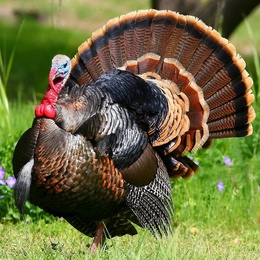
%> input picture matim/square.jpg, 260 x 260 px, shrunk from 1024 x 1024 before the run
$ octave fuck_if_I_know.m   (GNU Octave 9; MATLAB toolbox functions it lacks are replaced by stand-ins)
%> lines starting %> are read from the running program, lines starting %| are printed output that depends on the picture
% Name: Jack Goldrick
% Date: 7/2/23

%% Housekeeping

clc
clear
close all;

%% Import Images datasets

X = imread('square.jpg');
%> X is the input picture: size 260x260x3 uint8; mean R, G, B 108.4, 107.3, 64.1
Y = imread('squareedita.jpg');
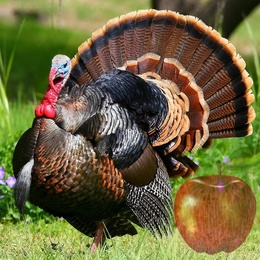
%> input picture matim/squareedita.jpg, 260 x 260 px, shrunk from 1024 x 1024 before the run
%> Y is the input picture: size 260x260x3 uint8; mean R, G, B 109, 101, 62.1

% [4 lines of commented-out code are left out]

    %% Separate RGB
    XR = X(:,:,1);
    XG = X(:,:,2);
    XB = X(:,:,3);

    YR = Y(:,:,1);
    YG = Y(:,:,2);
    YB = Y(:,:,3);
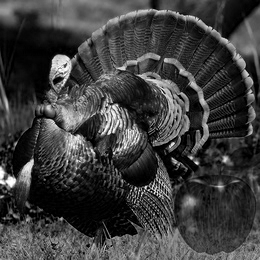
%> YB: size 260x260 uint8; min 0, max 255, mean 62.1

    %% Create Greyscale
    Xg = rgb2gray(X);
    Yg = rgb2gray(Y);
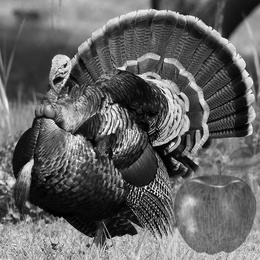
%> Yg: size 260x260 uint8; min 0, max 255, mean 99

    %% Normalize
    Xgray = double(Xg)/255;
    Ygray = double(Yg)/255;

    XR = double(XR)/255;
%> XR: size 260x260 double
    XG = double(XG)/255;
%> XG: size 260x260 double
    XB = double(XB)/255;
%> XB: size 260x260 double

    YR = double(YR)/255;
%> YR: size 260x260 double
    YG = double(YG)/255;
%> YG: size 260x260 double
    YB = double(YB)/255;
%> YB: size 260x260 double

    %% Size Check
    [Xm,Xn] = size(Xgray);
%> Xm = 260; Xn = 260
    [Ym,Yn] = size(Ygray);
%> Ym = 260; Yn = 260


    Xg_n120 = Xgray-120;
    Yg_n120 = Ygray-120;

% [13 lines of commented-out code are left out]

if (Xm ~= Xn && Ym ~= Yn)

    Xds = transpose(Xgray)*(Xgray);
    Yds = transpose(Ygray)*(Ygray);

    [Xds_v,Xds_e] = eig(X_ds,"matrix");
    [Yds_v,Yds_e] = eig(Y_ds,"matrix");

else
    %% Eigen Decomp of Grey Image and Channels
    [Xgray_v,Xgray_e] = eig(Xgray,"matrix");
    [Ygray_v,Ygray_e] = eig(Ygray,"matrix");

    [XR_v,XR_e] = eig(XR,"vector");
    [XG_v,XG_e] = eig(XG,"vector");
    [XB_v,XB_e] = eig(XB,"vector");

    [YR_v,YR_e] = eig(YR,"vector");
    [YG_v,YG_e] = eig(YG,"vector");
    [YB_v,YB_e] = eig(YB,"vector");


    %% Pixel Variance
    CompXY = abs(Xgray - Ygray);
    CompXYR = abs(XR - YR);
    CompXYG = abs(XG - YG);
    CompXYB = abs(XB - YB);


    %% gram matrix
    Xgram = transpose(Xgray)*(Xgray);
    XgramR = transpose(XR) * XR;
    XgramG = transpose(XG) * XG;
    XgramB = transpose(XB) * XB;

    Ygram = transpose(Ygray)*(Ygray);
    YgramR = transpose(YR) * YR;
    YgramG = transpose(YG) * YG;
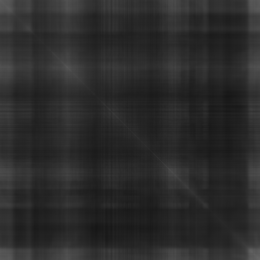
%> YgramG: size 260x260 double; min 22.21, max 102.5, mean 44
    YgramB = transpose(YB) * YB;

    CompGram = transpose(CompXY) * CompXY;
    CompGramR = transpose(CompXYR) * CompXYR;
    CompGramG = transpose(CompXYG) * CompXYG;
    CompGramB = transpose(CompXYB) * CompXYB;
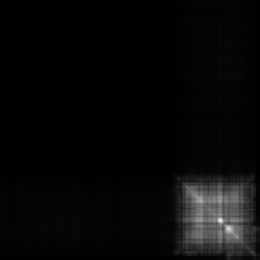
%> CompGramB: size 260x260 double; min 0.00275, max 3.18, mean 0.113; drawn with min black and max white

    %% inner product comparison

    XYin = transpose(Xgray)*(Ygray);
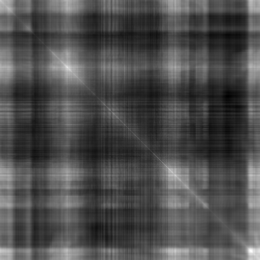
%> XYin: size 260x260 double; min 22.57, max 90.11, mean 43.3; drawn with min black and max white


    %% Eigen the shit out of gram

    [XYin_v,XYin_e] = eig(XYin,"matrix");

    [Xgram_v,Xgram_e] = eig(Xgram,"matrix");
    [XgramR_v,XgramR_e] = eig(XgramR,"vector");
%> XgramR_e = 260 values from 1.19e-07 to 13205.4
    [XgramG_v,XgramG_e] = eig(XgramG,"vector");
%> XgramG_e = 260 values from 2.16e-06 to 13206.4
    [XgramB_v,XgramB_e] = eig(XgramB,"vector");
%> XgramB_e = 260 values from 3.38e-07 to 4818.5

    [Ygram_v,Ygram_e] = eig(Ygram,"matrix");
    [YgramR_v,YgramR_e] = eig(YgramR,"vector");
%> YgramR_e = 260 values from 2.75e-07 to 13269.2
    [YgramG_v,YgramG_e] = eig(YgramG,"vector");
%> YgramG_e = 260 values from 7.1e-07 to 11736.7
    [YgramB_v,YgramB_e] = eig(YgramB,"vector");
%> YgramB_e = 260 values from 6.94e-07 to 4590.7

    [CompGram_v,CompGram_e] = eig(CompGram,"matrix");
    [CompGramR_v,CompGramR_e] = eig(CompGramR,"vector");
%> CompGramR_e = 260 values from 2.79e-08 to 63.79
    [CompGramG_v,CompGramG_e] = eig(CompGramG,"vector");
%> CompGramG_e = 260 values from 8.83e-08 to 464.7
    [CompGramB_v,CompGramB_e] = eig(CompGramB,"vector");
%> CompGramB_e = 260 values from 1.44e-08 to 80.01


end

%% Channel Eigen Superposition
XgsRGBe = [XgramR_e,XgramG_e,XgramB_e];
%> XgsRGBe = 260 rows, first 12: [1.19e-07 2.16e-06 3.38e-07; 3.44e-06 7.75e-06 4.13e-06; 1.72e-05 8.88e-06 2.19e-05; 3.77e-05 2.49e-05 6.58e-05; 0.000146 6.33e-05 9.47e-05; 0.000175 8.64e-05 0.00022; 0.000342 0.000185 0.000283; 0.000446 0.000331 0.000317; 0.000462 0.000402 0.000435; 0.000543 0.000444 0.000594; 0.000633 0.000563 0.000696; 0.00079 0.000661 0.000786]
YgsRGBe = [YgramR_e,YgramG_e,YgramB_e];
%> YgsRGBe = 260 rows, first 12: [2.75e-07 7.1e-07 6.94e-07; 1.71e-06 9.57e-06 1.1e-05; 6.84e-06 1.37e-05 1.73e-05; 3.79e-05 3.01e-05 3.78e-05; 9.77e-05 6.67e-05 7.3e-05; 0.000122 8.28e-05 0.00016; 0.000273 0.000276 0.000174; 0.00034 0.000283 0.000255; 0.000432 0.000416 0.000409; 0.000556 0.000516 0.000574; 0.000599 0.000679 0.000728; 0.000906 0.000877 0.000832]
CGsRGBe = [CompGramR_e,CompGramG_e,CompGramB_e];
%> CGsRGBe = 260 rows, first 12: [2.79e-08 8.83e-08 1.44e-08; 2.33e-07 4.76e-07 4.8e-07; 1.04e-06 6.5e-07 2.69e-06; 1.64e-06 1.52e-06 3.7e-06; 2.48e-06 2.19e-06 4.85e-06; 4.43e-06 2.54e-06 6.65e-06; 5.68e-06 3.42e-06 9.44e-06; 7.22e-06 6.98e-06 1.47e-05; 8.34e-06 7.92e-06 1.61e-05; 1.26e-05 9.5e-06 1.86e-05; 1.48e-05 1.49e-05 2.04e-05; 1.75e-05 1.64e-05 2.6e-05]

%% Grammian Superposition
XgsRGBeGram = transpose(XgsRGBe) * XgsRGBe;
%> XgsRGBeGram = [175259809.4 175376021.9 64132085.9; 175376021.9 175596494.1 64205741.4; 64132085.9 64205741.4 23509605.3]
YgsRGBeGram = transpose(YgsRGBe) * YgsRGBe;
%> YgsRGBeGram = [177097659.7 156511988.8 61407672.2; 156511988.8 138351688 54258650.3; 61407672.2 54258650.3 21316881.6]
CGsRGBeGram = transpose(CGsRGBe) * CGsRGBe;
%> CGsRGBeGram = [4237.9 30081.4 5261.4; 30081.4 217089 37588.2; 5261.4 37588.2 6560.4]


%% Singular Values of Eigen Superposition
[XgsRGBeGram_v,XgsRGBeGram_e] = eig(XgsRGBeGram,"matrix");
%> XgsRGBeGram_v = [-0.0721 0.726 0.684; 0.405 -0.606 0.685; -0.911 -0.327 0.25]; XgsRGBeGram_e = [29016.5 0 0; 0 55008.4 0; 0 0 374281884]
[YgsRGBeGram_v,YgsRGBeGram_e] = eig(YgsRGBeGram,"matrix");
%> YgsRGBeGram_v = [0.651 -0.226 0.725; -0.518 0.566 0.641; -0.555 -0.793 0.251]; YgsRGBeGram_e = [9800.6 0 0; 0 35489.8 0; 0 0 336720938.9]
[CGsRGBeGram_v,CGsRGBeGram_e] = eig(CGsRGBeGram,"matrix");
%> CGsRGBeGram_v = [0.646 0.751 0.135; 0.0424 -0.212 0.976; -0.762 0.625 0.169]; CGsRGBeGram_e = [7.23 0 0; 0 109.3 0; 0 0 227770.8]


%% Values

ResXYX_e = abs(XYin_e - Xgram_e);
ResXYY_e = abs(XYin_e - Ygram_e);
DiffG_e = abs (Xgram_e - Ygram_e);


%% Vectors

ResXYX_v = abs(XYin_v - Xgram_v);
ResXYY_v = abs(XYin_v - Ygram_v);
ResXY_v = abs(Xgram_v - Ygram_v);

%% RMS Average
rms_XG_e = sqrt(trace(Xgram_e* Xgram_e)/rank(Xgram_e));
%> rms_XG_e = 741.4
rms_YG_e = sqrt(trace(Ygram_e * Ygram_e)/rank(Ygram_e));
%> rms_YG_e = 687.9
rms_XYD_e = sqrt(trace(DiffG_e * DiffG_e)/rank(DiffG_e));
%> rms_XYD_e = 54.83
rms_IN_e = sqrt(trace(XYin_e * conj(XYin_e))/rank(XYin_e));
%> rms_IN_e = 711.6
rms_CompGram_e = sqrt(trace(CompGram_e * CompGram_e)/rank(CompGram_e));
%> rms_CompGram_e = 11.47
rms_XgsRGBeGram_e = sqrt(trace(XgsRGBeGram_e)/rank(XgsRGBeGram_e));
%> rms_XgsRGBeGram_e = 11170.9
rms_YgsRGBeGram_e = sqrt(trace(YgsRGBeGram_e)/rank(YgsRGBeGram_e));
%> rms_YgsRGBeGram_e = 10595.1
rms_CGsRGBeGram_e = sqrt(trace(CGsRGBeGram_e)/rank(CGsRGBeGram_e));
%> rms_CGsRGBeGram_e = 275.6

% Variance
Xgram_ed = abs(Xgram_e - rms_XG_e);
Ygram_ed = abs(Ygram_e - rms_YG_e);
DiffG_ed = abs(DiffG_e - rms_XYD_e);
XYin_ed = abs(XYin_e - rms_IN_e);
CompGram_ed = abs(CompGram_e - rms_CompGram_e);
XgsRGBeGram_ed = abs(sqrtm(XgsRGBeGram_e) - rms_XgsRGBeGram_e);
%> XgsRGBeGram_ed = [11000.5 11170.9 11170.9; 11170.9 10936.3 11170.9; 11170.9 11170.9 8175.5]
YgsRGBeGram_ed = abs(sqrtm(YgsRGBeGram_e) - rms_YgsRGBeGram_e);
%> YgsRGBeGram_ed = [10496.1 10595.1 10595.1; 10595.1 10406.7 10595.1; 10595.1 10595.1 7754.9]
CGsRGBeGram_ed = abs(sqrtm(CGsRGBeGram_e) - rms_CGsRGBeGram_e);
%> CGsRGBeGram_ed = [272.9 275.6 275.6; 275.6 265.2 275.6; 275.6 275.6 201.6]

rxged = rank(Xgram_ed);
%> rxged = 260
rxge = rank(Xgram_e);
%> rxge = 260
rxgv = rank(Xgram_v);
%> rxgv = 260

ryged = rank(Ygram_ed);
%> ryged = 260
ryge = rank(Ygram_e);
%> ryge = 260
rygv = rank(Ygram_v);
%> rygv = 260

rdifed = rank(DiffG_ed);
%> rdifed = 260
rdife = rank(DiffG_e);
%> rdife = 260
%rdifv = rank(DiffG_v);

rined = rank(XYin_ed);
%> rined = 260
rine = rank(XYin_e);
%> rine = 260
rinv = rank(XYin_v);
%> rinv = 260

TraceGX_e = trace(Xgram_e);
%> TraceGX_e = 14793
TraceGX_ed = trace(Xgram_ed);
%> TraceGX_ed = 200331.6

TraceGY_e = trace(Ygram_e);
%> TraceGY_e = 13754
TraceGY_ed = trace(Ygram_ed);
%> TraceGY_ed = 185849.9

TraceDiffG_e = trace(DiffG_e);
%> TraceDiffG_e = 1146.1
TraceDiffG_ed = trace(DiffG_ed);
%> TraceDiffG_ed = 15055.3

TraceXYin_e = trace(XYin_e);
%> TraceXYin_e = 14160.7
TraceXYin_ed = trace(XYin_ed);
%> TraceXYin_ed = 192316

TraceCompGram_e = trace(CompGram_e);
%> TraceCompGram_e = 225.7
aTraceCompGram_e = trace(CompGram_e);
%> aTraceCompGram_e = 225.7
TraceCompGram_ed = trace(CompGram_ed);
%> TraceCompGram_ed = 3108.4

aTraceXgsRGBeGram_e = trace(XgsRGBeGram_e);
%> aTraceXgsRGBeGram_e = 374365908.9
a2TraceXgsRGBeGram_e = trace(sqrtm(XgsRGBeGram_e));
%> a2TraceXgsRGBeGram_e = 19751.2
TraceXgsRGBeGram_ed = trace(XgsRGBeGram_ed);
%> TraceXgsRGBeGram_ed = 30112.4

aTraceYgsRGBeGram_e = trace(YgsRGBeGram_e);
%> aTraceYgsRGBeGram_e = 336766229.3
a2TraceYgsRGBeGram_e = trace(sqrtm(YgsRGBeGram_e));
%> a2TraceYgsRGBeGram_e = 18637.3
TraceYgsRGBeGram_ed = trace(YgsRGBeGram_ed);
%> TraceYgsRGBeGram_ed = 28657.6

aTraceCGsRGBeGram_e = trace(CGsRGBeGram_e);
%> aTraceCGsRGBeGram_e = 227887.3
a2TraceCGsRGBeGram_e = trace(sqrtm(CGsRGBeGram_e));
%> a2TraceCGsRGBeGram_e = 490.4
TraceCGsRGBeGram_ed = trace(CGsRGBeGram_ed);
%> TraceCGsRGBeGram_ed = 739.7


sdev_XG_e = sqrt(trace(Xgram_ed * Xgram_ed)/rank(Xgram_ed));
%> sdev_XG_e = 11974.1
sdev_YG_e = sqrt(trace(Ygram_ed * Ygram_ed)/rank(Ygram_ed));
%> sdev_YG_e = 11109.4

sdev_XYD_e = sqrt(trace(DiffG_ed * DiffG_ed)/rank(DiffG_ed));
%> sdev_XYD_e = 885.6
sdev_XYD_ebar = sqrt(trace(DiffG_ed * conj(DiffG_ed))/rank(DiffG_ed));
%> sdev_XYD_ebar = 885.6

sdev_IN_e = sqrt(trace(XYin_ed * XYin_ed)/rank(XYin_ed));
%> sdev_IN_e = 11492.1
sdev_IN_ebar = sqrt(trace(XYin_ed * conj(XYin_ed))/rank(XYin_ed));
%> sdev_IN_ebar = 11492.1

sdev_CompG_e = sqrt(trace(CompGram_ed * CompGram_ed)/rank(CompGram_ed));
%> sdev_CompG_e = 185.2


pd0 = makedist('Poisson','lambda', rms_XG_e);
pd1 = makedist('Poisson','lambda', rms_YG_e);
pd2 = makedist('Poisson','lambda', rms_XYD_e);
pd3 = makedist('Poisson','lambda', rms_IN_e);
pd4 = makedist('Poisson','lambda', rms_CompGram_e);
pd5 = makedist('Poisson','lambda', rms_XgsRGBeGram_e);
pd6 = makedist('Poisson','lambda', rms_YgsRGBeGram_e);
pd7 = makedist('Poisson','lambda', rms_CGsRGBeGram_e);

figure(10);
plot(pd0);

figure(1);
plot(pd1);
%> figure, not shown here; highest point at x = 687, y = 0.0152

figure(2);
plot(pd2);
%> figure, not shown here; highest point at x = 54, y = 0.0539

figure(3);
plot(pd3);
%> figure, not shown here; highest point at x = 711, y = 0.015

figure(4);
plot(pd4);
%> figure, not shown here; highest point at x = 11, y = 0.118

figure(5);
plot(pd5);
%> figure, not shown here; highest point at x = 11170, y = 0.00377

figure(6);
plot(pd6);

figure(7);
plot(pd7);
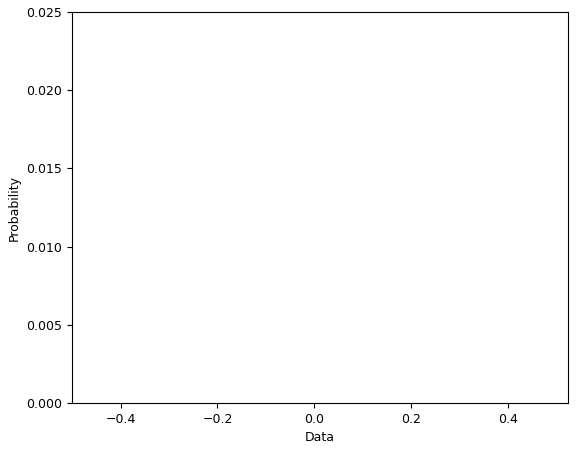
%> figure redrawn from the program's plot data; highest point at x = 275, y = 0.024


pause(100);


% [65 lines of commented-out code are left out]
%%figure(1)
%%imshow(Xgray_e*X_gray_v);
% Plot pre-compressed image
%%figure(2)
%%imshow(Xgray);
